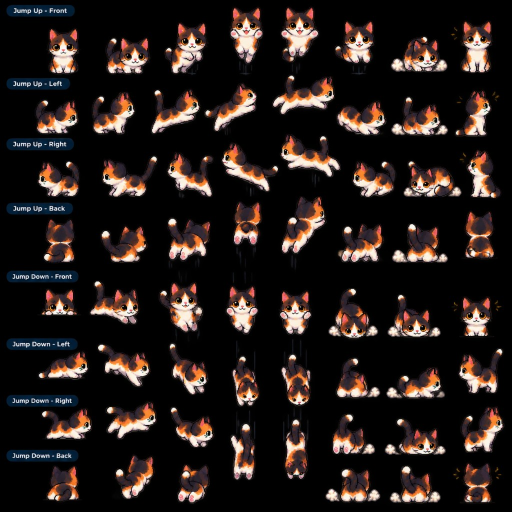
#> input picture assets/source/cat_jump_sheet.png, 1024 x 1024 px (shown at 1/2 size)
$ python extract_jumps.py
#> lines starting #> are read from the running program, lines starting #| are printed output that depends on the picture; after the words box and inside, x2 and y2 are one past the last pixel; in counts of white or black regions, pixels touching at a corner belong together
### tools/keying.py
"""Turn art drawn on a black background into correct straight-alpha RGBA.

The source sheets are composited over black, so every edge pixel is
`coverage * colour`. Giving those pixels alpha 255 (what a plain threshold does)
bakes the black in, and the cat grows a dark speckled fringe on light desktops.

Here the edge ring's coverage is recovered from its brightness relative to the
solid pixels beside it, and the colour is un-premultiplied by that coverage, so
`alpha*colour + (1-alpha)*background` lands on the right result over any backdrop.
"""

from __future__ import annotations

import numpy as np
from scipy import ndimage

# Neighbourhood used to find "what a fully covered pixel looks like here".
REF_SIZE = 7


def add_outline(
    rgba: np.ndarray,
    solid: np.ndarray | None = None,
    colour=(46, 34, 30),
    alpha: int = 235,
) -> np.ndarray:
    """Draw a uniform 1px outline around the silhouette.

    The sheets outline dark fur heavily but leave the white chest and paws with a
    barely-there edge, so the cat looked half-outlined on a light desktop. One ring
    at a constant weight makes every frame and every animation read the same.

    The array must already have a 1px transparent margin to draw into.
    """
    # Follow the keyed silhouette when given one: thresholding alpha instead picks up
    # faint fringe pixels and outlines them into visible dots beside the cat.
    if solid is None:
        solid = rgba[..., 3] > 128
    ring = ndimage.binary_dilation(solid, np.ones((3, 3))) & ~solid
    out = rgba.copy()
    out[ring, 0], out[ring, 1], out[ring, 2] = colour
    out[ring, 3] = np.maximum(out[ring, 3], alpha)
    return out


def straight_alpha(rgb: np.ndarray, mask: np.ndarray) -> np.ndarray:
    """RGBA uint8 array for `rgb` (over black) keyed by boolean `mask`."""
    rgb = rgb.astype(float)
    interior = ndimage.binary_erosion(mask, np.ones((3, 3)))
    lum = rgb.max(axis=2)

    # Brightest solid pixel nearby — the reference for full coverage.
    ref = ndimage.maximum_filter(np.where(interior, lum, 0.0), size=REF_SIZE)
    # Thin features (whiskers, tail tips) have no interior; treat them as solid.
    ref = np.maximum(ref, lum)
    coverage = np.clip(lum / np.maximum(ref, 1.0), 0.0, 1.0)

    alpha = np.where(interior, 1.0, np.where(mask, coverage, 0.0))
    colour = np.clip(rgb / np.maximum(alpha[..., None], 1e-3), 0, 255)
    out = np.dstack([colour, alpha * 255.0])
    out[alpha == 0] = 0
    # 1px margin so the outline ring has somewhere to go
    out = np.pad(out, ((1, 1), (1, 1), (0, 0)))
    inner = np.pad(ndimage.binary_erosion(mask, np.ones((3, 3))), 1)
    return add_outline(out.astype(np.uint8), inner)

### tools/extract_jumps.py
"""Extract the jump animations from assets/source/cat_jump_sheet.png.

Blob-based, not grid-based: every cat is found as a connected component, nearby
fragments (dust puffs, motion streaks, detached tail tips) are re-attached, and
each frame is pasted onto one shared canvas anchored on the cat's feet so the
sprite never jitters while the window moves it along the jump arc.
"""

from __future__ import annotations

import json
import shutil
from pathlib import Path

import numpy as np
from PIL import Image
from scipy import ndimage

from keying import straight_alpha

ROOT = Path(__file__).resolve().parents[1]
SOURCE = ROOT / "assets/source/cat_jump_sheet.png"
OUT = ROOT / "assets/cat/jump"
APP_OUT = ROOT / "src/assets/cat"

FG = 7  # background is pure black (0-4); low enough to keep the dark outline
BODY_AREA = 2000  # a whole cat; smaller blobs are dust/streaks/tips
FRAGMENT_AREA = 12
FRAGMENT_GAP = 45  # px from the body bbox that a fragment may sit
BAND_LIFT = 20  # rows start this far above their caption pill
FPS = 12
# Motion streaks reach ~170px above the paws on the most extreme falling poses.
# Cap them so the canvas stays well inside the 180px window: only the tips of two
# streaks are trimmed, and the hit box stays tight around the cat.
MAX_ABOVE_FEET = 150
# Breathing room around the art, so the cat isn't jammed against its own canvas.
PAD = 8
# The jump sheet is drawn ~4/3 the size of the walk/idle sheet — tune this if the
# cat still changes size when it jumps. Nearest-neighbour only, 3/4 is exact.
SCALE = 0.75

# Sheet captions say Left/Right, but those rows face the opposite way —
# name files by the direction the cat actually faces.
ROWS = [
    ("up", "front"),
    ("up", "right"),  # caption "Jump Up - Left"
    ("up", "left"),  # caption "Jump Up - Right"
    ("up", "back"),
    ("down", "front"),
    ("down", "right"),  # caption "Jump Down - Left"
    ("down", "left"),  # caption "Jump Down - Right"
    ("down", "back"),
]


def main() -> None:
    rgb = np.array(Image.open(SOURCE).convert("RGB")).astype(int)
    mask = build_mask(rgb)
    bands = row_bands(rgb)

    frames: dict[tuple[str, str], list[dict]] = {}
    for (jump, facing), (y0, y1) in zip(ROWS, bands):
        frames[(jump, facing)] = row_frames(mask, y0, y1)

    all_frames = [f for row in frames.values() for f in row]
    w, h, anchor_x, anchor_y = canvas_for(all_frames)
    print(f"canvas {w}x{h} anchor=({anchor_x},{anchor_y})")

    meta: dict[str, dict] = {}
    flat: dict[str, list[str]] = {}
    for (jump, facing), row in frames.items():
        dest = OUT / jump / facing
        if dest.exists():
            shutil.rmtree(dest)
        dest.mkdir(parents=True, exist_ok=True)
        names = []
        for i, f in enumerate(row, 1):
            img = compose(rgb, f, w, h, anchor_x, anchor_y)
            img.save(dest / f"{i:03d}.png")
            flat_name = f"jump_{jump}_{facing}_{i - 1}.png"
            img.save(APP_OUT / flat_name)
            names.append(f"{i:03d}.png")
            flat.setdefault(f"jump_{jump}_{facing}", []).append(flat_name)
        meta.setdefault(f"jump_{jump}", {})[facing] = {
            "frames": names,
            "fps": FPS,
            "loop": False,
        }
        print(f"jump_{jump}_{facing:5s} {len(row)} frames")

    (OUT / "jump.json").write_text(json.dumps(meta, indent=2) + "\n")
    write_manifest(flat, w, h)
    repad_others(w, h, h - anchor_y)
    contact_sheet(frames, w, h, rgb, anchor_x, anchor_y)
    write_preview(meta)


def build_mask(rgb: np.ndarray) -> np.ndarray:
    """Art pixels, with caption pills and enclosed dark outlines resolved."""
    r, g, b = rgb[..., 0], rgb[..., 1], rgb[..., 2]
    mask = rgb.max(axis=2) >= FG
#> mask: shape (1024, 1024) bool; 33.8% white; 1182 white regions (1096 under 20 px), largest, box (x1, y1, x2, y2) and area: (543, 12, 672, 231) 12871, (560, 677, 624, 960) 10415, (560, 392, 656, 541) 6975
    pill = (b > r + 10) & (b > g + 5) & (b > 28) & (r < 60)
#> pill: shape (1024, 1024) bool; 2% white; 292 white regions (284 under 20 px), largest, box (x1, y1, x2, y2) and area: (13, 541, 157, 565) 2596, (13, 900, 157, 923) 2592, (13, 790, 157, 813) 2589
    pill = ndimage.binary_dilation(pill, np.ones((3, 3)), iterations=2)
#> pill: shape (1024, 1024) bool; 3.7% white; 190 white regions, largest, box (x1, y1, x2, y2) and area: (11, 539, 159, 567) 3949, (11, 788, 159, 815) 3895, (11, 898, 159, 925) 3889
    mask &= ~pill
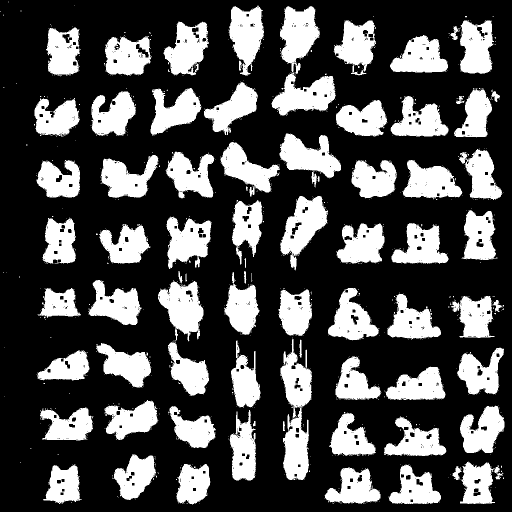
#> mask: shape (1024, 1024) bool (shown at 1/2 size); 30.3% white; 1189 white regions (1108 under 20 px), largest, box (x1, y1, x2, y2) and area: (543, 12, 672, 231) 12725, (560, 677, 624, 960) 9893, (560, 392, 656, 541) 6669
    # dark outline pixels inside a cat read as background; fill them back in
    return ndimage.binary_fill_holes(mask)
#> returned value: shape (1024, 1024) bool; 31.3% white; 1185 white regions (1104 under 20 px), largest, box (x1, y1, x2, y2) and area: (543, 12, 672, 231) 13031, (560, 677, 624, 960) 10334, (560, 392, 656, 541) 6997


def row_bands(rgb: np.ndarray) -> list[tuple[int, int]]:
    """Row y-ranges derived from the caption pills, not from a fixed grid."""
    r, g, b = rgb[..., 0], rgb[..., 1], rgb[..., 2]
    pill = (b > r + 10) & (b > g + 5) & (b > 28) & (r < 60)
    lab, n = ndimage.label(ndimage.binary_closing(pill, np.ones((5, 25))))
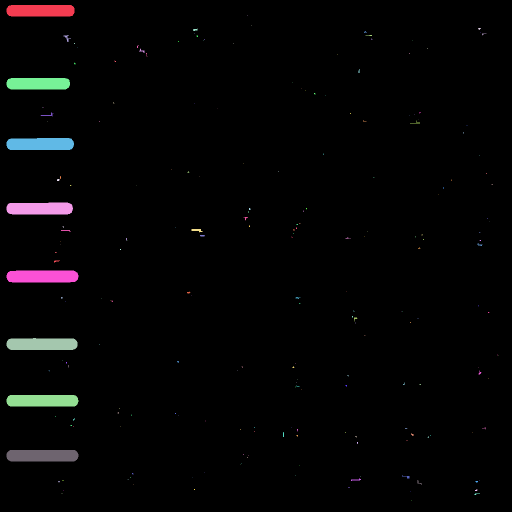
#> lab: shape (1024, 1024) int32 (shown at 1/2 size); 215 distinct labels, from 0 to 214; one colour per label, 0 black
#> n = 214
    tops = sorted(
        int(np.where(lab == i)[0].min())
        for i in range(1, n + 1)
        if (lab == i).sum() > 500
    )
#> tops = [10, 156, 276, 405, 541, 676, 790, 900]
    assert len(tops) == len(ROWS), f"found {len(tops)} captions"
    starts = [max(0, t - BAND_LIFT) for t in tops]
#> starts = [0, 136, 256, 385, 521, 656, 770, 880]
#> in main, `bands = row_bands(rgb)`: bands = [(0, 136), (136, 256), (256, 385), (385, 521), (521, 656), (656, 770), (770, 880), (880, 1024)]
#> the loop in main, `for (jump, facing), (y0, y1) in zip(ROWS, bands):` made 8 passes
#> (jump, facing, y0, y1) on passes 1 to 8: ('up', 'front', 0, 136), ('up', 'right', 136, 256), ('up', 'left', 256, 385), ('up', 'back', 385, 521), ('down', 'front', 521, 656), ('down', 'right', 656, 770), ('down', 'left', 770, 880), ('down', 'back', 880, 1024)
#> pass 1, in row_frames, `lab, n = ndimage.label(mask, np.ones((3, 3)))`:
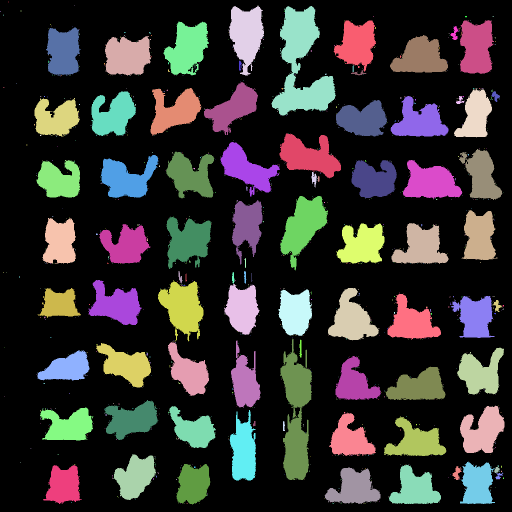
#> lab: shape (1024, 1024) int32 (shown at 1/2 size); 1186 distinct labels, from 0 to 1185; one colour per label, 0 black
#> after the loop in main, `for (jump, facing), (y0, y1) in zip(ROWS, bands):`: frames = 8 items
#> in main, `all_frames = [f for row in frames.values() for f in row]`: all_frames = 60 items
    return list(zip(starts, starts[1:] + [rgb.shape[0]]))


def row_frames(mask: np.ndarray, y0: int, y1: int) -> list[dict]:
    """One dict per cat: its own mask, bbox, and feet anchor.

    A component belongs to this row when its *top* falls in the band — falling
    poses are drawn low and spill past the band's bottom edge.
    """
    lab, n = ndimage.label(mask, np.ones((3, 3)))
    objs = ndimage.find_objects(lab)
    comps = []
    for i, sl in enumerate(objs, 1):
        top = sl[0].start
        if not (y0 <= top < y1):
            continue
        area = int((lab[sl] == i).sum())
        if area < FRAGMENT_AREA:
            continue
        comps.append({"id": i, "sl": sl, "area": area})

    bodies = [c for c in comps if c["area"] >= BODY_AREA]
    bodies.sort(key=lambda c: c["sl"][1].start)  # left to right = chronological
    frames = []
    for body in bodies:
        by, bx = body["sl"]
        keep = lab == body["id"]
        for c in comps:
            if c is body or c["area"] >= BODY_AREA:
                continue
            cy, cx = c["sl"]
            gap = max(
                0, by.start - cy.stop, cy.start - by.stop,
                bx.start - cx.stop, cx.start - bx.stop,
            )
            if gap <= FRAGMENT_GAP and nearest_body(comps, c, bodies) is body:
                keep |= lab == c["id"]
        ys, xs = np.where(keep)
        frames.append(
            {
                "mask": keep,
                "box": (int(ys.min()), int(ys.max()) + 1, int(xs.min()), int(xs.max()) + 1),
                # anchor on the cat itself, ignoring dust and streaks
                "anchor": ((bx.start + bx.stop) // 2, by.stop),
            }
        )
    return frames


def nearest_body(comps: list[dict], frag: dict, bodies: list[dict]) -> dict:
    fy, fx = frag["sl"]
    fcy, fcx = (fy.start + fy.stop) / 2, (fx.start + fx.stop) / 2
    return min(
        bodies,
        key=lambda b: abs((b["sl"][0].start + b["sl"][0].stop) / 2 - fcy)
        + abs((b["sl"][1].start + b["sl"][1].stop) / 2 - fcx),
    )


def canvas_for(frames: list[dict]) -> tuple[int, int, int, int]:
    """Smallest shared canvas that holds every frame at native resolution.

    Other animations (typing especially, which carries a desk) can be wider than
    any jump pose, so their content is measured too — one canvas serves them all.
    """
    s = SCALE
    left = round(s * max(f["anchor"][0] - f["box"][2] for f in frames))
#> left = 48
    right = round(s * max(f["box"][3] - f["anchor"][0] for f in frames))
#> right = 49
    up = round(s * min(MAX_ABOVE_FEET, max(f["anchor"][1] - f["box"][0] for f in frames)))
#> up = 112
    down = round(s * max(f["box"][1] - f["anchor"][1] for f in frames))
#> down = 14
    pad = PAD
    for path in APP_OUT.glob("*.png"):
        if path.name.startswith("jump_"):
            continue
        img = Image.open(path)
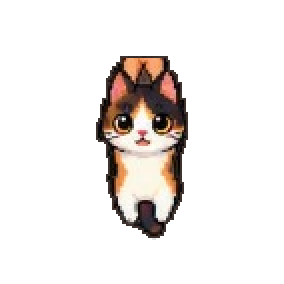
#> input picture src/assets/cat/dragged_front_0.png, 142 x 142 px (shown 2 times larger)
#> img is the input picture: PIL image 142x142 RGBA; mean R, G, B, A 23.1, 19.1, 16.9, 40.4
        bbox = img.getbbox()
#> bbox = (48, 28, 94, 120)
        if bbox is None:
            continue
        art_w, art_h = bbox[2] - bbox[0], bbox[3] - bbox[1]
#> art_w = 46; art_h = 92
        dx = abs((bbox[0] + bbox[2]) / 2 - img.width / 2)
#> dx = 0
#> in main, `w, h, anchor_x, anchor_y = canvas_for(all_frames)`: w = 113; h = 142; anchor_x = 56; anchor_y = 120
#| canvas 113x142 anchor=(56,120)
#> the loop in main, `for (jump, facing), row in frames.items():` made 8 passes
#> (jump, facing) on passes 1 to 8: ('up', 'front'), ('up', 'right'), ('up', 'left'), ('up', 'back'), ('down', 'front'), ('down', 'right'), ('down', 'left'), ('down', 'back')
#| jump_up_front 8 frames
#| jump_up_right 7 frames
#| jump_up_left  8 frames
#| jump_up_back  8 frames
#| jump_down_front 8 frames
#| jump_down_right 8 frames
#| jump_down_left  7 frames
#| jump_down_back  6 frames
#> pass 1, in straight_alpha, `interior = ndimage.binary_erosion(mask, np.ones((3, 3)))`:
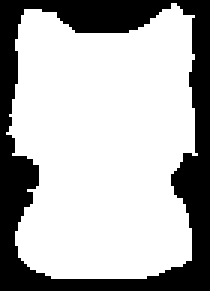
#> interior: shape (97, 70) bool (shown 3 times larger); 70.2% white; 1 black region, box (x1, y1, x2, y2) and area: (0, 0, 70, 97) 2024
#> pass 1, in straight_alpha, `lum = rgb.max(axis=2)`:
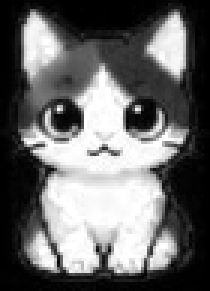
#> lum: shape (97, 70) float64 (shown 3 times larger); min 0, max 255, mean 105.6
#> after the loop in main, `for (jump, facing), row in frames.items():`:
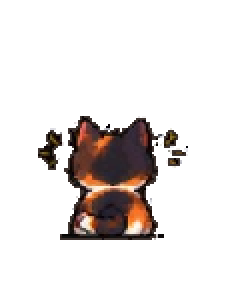
#> img: PIL image 113x142 RGBA (shown 2 times larger); mean R, G, B, A 14.4, 9.4, 7.8, 41.7; transparent parts drawn white
#> after the loop in main, `for (jump, facing), row in frames.items():`: flat = 8 items
        left = max(left, round(art_w / 2 + dx))
        right = max(right, round(art_w / 2 + dx))
        up = max(up, art_h)
    return left + right + 2 * pad, up + down + 2 * pad, left + pad, up + pad


def compose(rgb, frame, w, h, ax, ay) -> Image.Image:
    y0, y1, x0, x1 = frame["box"]
    sub = frame["mask"][y0:y1, x0:x1]
    cut = Image.fromarray(straight_alpha(rgb[y0:y1, x0:x1], sub))
    # match the walk/idle art scale; nearest-neighbour keeps the pixel edges hard
    cut = cut.resize(
        (max(1, round(cut.width * SCALE)), max(1, round(cut.height * SCALE))),
        Image.NEAREST,
    )
    off_x = ax - round((frame["anchor"][0] - x0) * SCALE)
    off_y = ay - round((frame["anchor"][1] - y0) * SCALE)
    canvas = Image.new("RGBA", (w, h), (0, 0, 0, 0))
    # no mask: the canvas is empty, and pasting with the alpha as mask would
    # multiply alpha by itself and fade the sprite a little on every run
    canvas.paste(cut, (off_x, off_y))
    return canvas


# [22 lines left out: function repad_others, not called in this run]


def write_manifest(flat: dict[str, list[str]], w: int, h: int) -> None:
    path = APP_OUT / "manifest.json"
#> (the run stopped early here; a loop or call above may not have finished)
